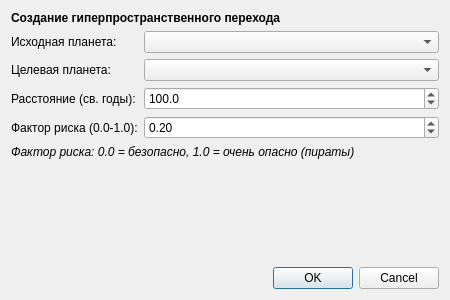
<?xml version="1.0" encoding="UTF-8"?>
<ui version="4.0">
 <class>AddEdgeDialog</class>
 <widget class="QDialog" name="AddEdgeDialog">
  <property name="geometry">
   <rect>
    <x>0</x>
    <y>0</y>
    <width>450</width>
    <height>300</height>
   </rect>
  </property>
  <property name="windowTitle">
   <string>Добавить переход</string>
  </property>
  <layout class="QVBoxLayout" name="verticalLayout">
   <item>
    <widget class="QLabel" name="label">
     <property name="text">
      <string>&lt;b&gt;Создание гиперпространственного перехода&lt;/b&gt;</string>
     </property>
    </widget>
   </item>
   <item>
    <layout class="QFormLayout" name="formLayout">
     <item row="0" column="0">
      <widget class="QLabel" name="label_2">
       <property name="text">
        <string>Исходная планета:</string>
       </property>
      </widget>
     </item>
     <item row="0" column="1">
      <widget class="QComboBox" name="fromComboBox"/>
     </item>
     <item row="1" column="0">
      <widget class="QLabel" name="label_3">
       <property name="text">
        <string>Целевая планета:</string>
       </property>
      </widget>
     </item>
     <item row="1" column="1">
      <widget class="QComboBox" name="toComboBox"/>
     </item>
     <item row="2" column="0">
      <widget class="QLabel" name="label_4">
       <property name="text">
        <string>Расстояние (св. годы):</string>
       </property>
      </widget>
     </item>
     <item row="2" column="1">
      <widget class="QDoubleSpinBox" name="distanceSpinBox">
       <property name="decimals">
        <number>1</number>
       </property>
       <property name="minimum">
        <double>1.000000000000000</double>
       </property>
       <property name="maximum">
        <double>10000.000000000000000</double>
       </property>
       <property name="value">
        <double>100.000000000000000</double>
       </property>
      </widget>
     </item>
     <item row="3" column="0">
      <widget class="QLabel" name="label_5">
       <property name="text">
        <string>Фактор риска (0.0-1.0):</string>
       </property>
      </widget>
     </item>
     <item row="3" column="1">
      <widget class="QDoubleSpinBox" name="riskSpinBox">
       <property name="decimals">
        <number>2</number>
       </property>
       <property name="maximum">
        <double>1.000000000000000</double>
       </property>
       <property name="singleStep">
        <double>0.050000000000000</double>
       </property>
       <property name="value">
        <double>0.200000000000000</double>
       </property>
      </widget>
     </item>
    </layout>
   </item>
   <item>
    <widget class="QLabel" name="infoLabel">
     <property name="text">
      <string>&lt;i&gt;Фактор риска: 0.0 = безопасно, 1.0 = очень опасно (пираты)&lt;/i&gt;</string>
     </property>
     <property name="wordWrap">
      <bool>true</bool>
     </property>
    </widget>
   </item>
   <item>
    <spacer name="verticalSpacer">
     <property name="orientation">
      <enum>Qt::Vertical</enum>
     </property>
     <property name="sizeHint" stdset="0">
      <size>
       <width>20</width>
       <height>40</height>
      </size>
     </property>
    </spacer>
   </item>
   <item>
    <widget class="QDialogButtonBox" name="buttonBox">
     <property name="orientation">
      <enum>Qt::Horizontal</enum>
     </property>
     <property name="standardButtons">
      <set>QDialogButtonBox::Cancel|QDialogButtonBox::Ok</set>
     </property>
    </widget>
   </item>
  </layout>
 </widget>
 <resources/>
 <connections>
  <connection>
   <sender>buttonBox</sender>
   <signal>accepted()</signal>
   <receiver>AddEdgeDialog</receiver>
   <slot>accept()</slot>
   <hints>
    <hint type="sourcelabel">
     <x>248</x>
     <y>254</y>
    </hint>
    <hint type="destinationlabel">
     <x>157</x>
     <y>274</y>
    </hint>
   </hints>
  </connection>
  <connection>
   <sender>buttonBox</sender>
   <signal>rejected()</signal>
   <receiver>AddEdgeDialog</receiver>
   <slot>reject()</slot>
   <hints>
    <hint type="sourcelabel">
     <x>316</x>
     <y>260</y>
    </hint>
    <hint type="destinationlabel">
     <x>286</x>
     <y>274</y>
    </hint>
   </hints>
  </connection>
 </connections>
</ui>
